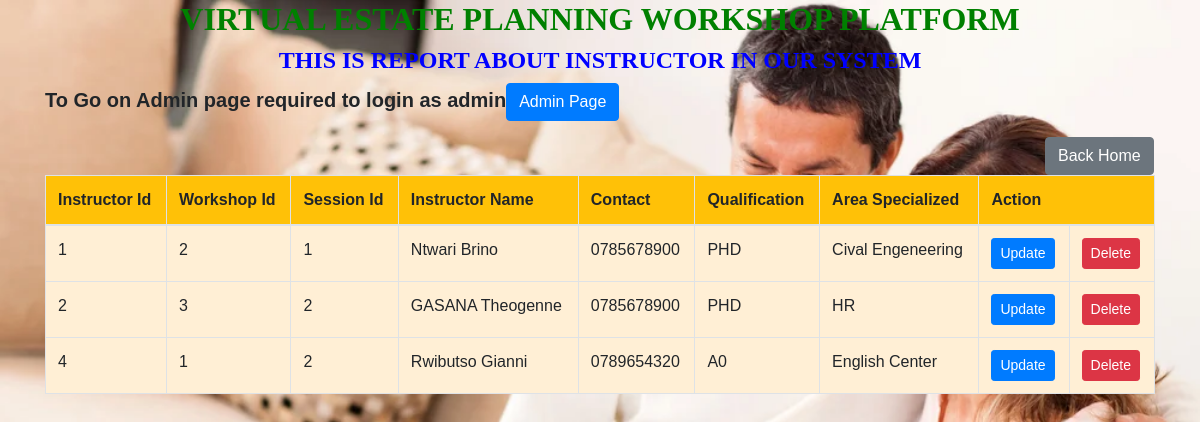
The app's page /viewinstructor.php with its own data.
### tables this page shows
CREATE TABLE `instructor` (
  `instructor_id` int(12) NOT NULL,
  `workshop_id` int(11) DEFAULT NULL,
  `session_id` int(11) DEFAULT NULL,
  `name` varchar(200) DEFAULT NULL,
  `contact` varchar(100) DEFAULT NULL,
  `qualification` varchar(255) NOT NULL,
  `areaspecialized` varchar(255) NOT NULL
);

### viewinstructor.php (the view, shortened to what this page needs)
<!DOCTYPE html>
<html>
<head>
    <link href="https://stackpath.bootstrapcdn.com/bootstrap/4.5.2/css/bootstrap.min.css" rel="stylesheet">
</head>
<body>
    <div class="container">
        <h2 style="text-align: center; font-family: century; font-weight: bold; color: green;">VIRTUAL ESTATE PLANNING WORKSHOP PLATFORM</h2>
        <h4 style="text-align: center; font-family: century; font-weight: bold; color:blue;">THIS IS REPORT ABOUT INSTRUCTOR IN OUR SYSTEM</h4>
                <p style="font-weight: bold; font-size:20px;">To Go on Admin page required to login as admin<a href="login.html" class="btn btn-primary" style="margin-top: 0px;">Admin Page</a></p>
        <a href="home.php" class="btn btn-secondary" style="margin-left: 1000px;">Back Home </a>
        <table class="table table-bordered">
            <thead class="bg-warning">
                <tr>
                    <th>Instructor Id</th>
                    <th>Workshop Id</th>
                    <th>Session Id</th>
                    <th>Instructor Name</th>
                    <th>Contact</th>
                    <th>Qualification</th>
                    <th>Area Specialized</th>
                    <th colspan="2">Action</th>
                </tr>
            </thead>
            <tbody>
                <?php
                include "databaseconnection.php";
                $sql = "SELECT * FROM instructor";
                $result = $connection->query($sql);
                while ($row = $result->fetch_assoc()) {
                    echo "
                    <tr>
                        <td>{$row['instructor_id']}</td>
                        <td>{$row['workshop_id']}</td>
                        <td>{$row['session_id']}</td>
                        <td>{$row['name']}</td>
                        <td>{$row['contact']}</td>
                        <td>{$row['qualification']}</td>
                        <td>{$row['areaspecialized']}</td>
                        <td>
                            <a href='updateinstructor.php?instructor_id={$row['instructor_id']}' class='btn btn-primary btn-sm'>Update</a>
                            </td>
                            <td>
                            <a href='deleteinstructor.php?instructor_id={$row['instructor_id']}' class='btn btn-danger btn-sm'>Delete</a>
                        </td>
                    </tr>
                    ";
                }
                ?>
            </tbody>
        </table>
    </div>
</body>
</html>

### viewinstructor.php (style rules this page uses)
body { background-image: url('./images/hw.jpg'); background-repeat: no-repeat; background-size: cover; font-family: 'Century', sans-serif; }
h2, h4 { font-weight: bold; }
table { background-color: papayawhip; }

### records on screen
instructor: instructor_id "1", workshop "2", session "1", name "Ntwari Brino", contact "0785678900", qualification "PHD", areaspecialized "Cival Engeneering"
instructor: instructor_id "2", workshop "3", session "2", name "GASANA Theogenne", contact "0785678900", qualification "PHD", areaspecialized "HR"
instructor: instructor_id "4", workshop "1", session "2", name "Rwibutso Gianni", contact "0789654320", qualification "A0", areaspecialized "English Center"
